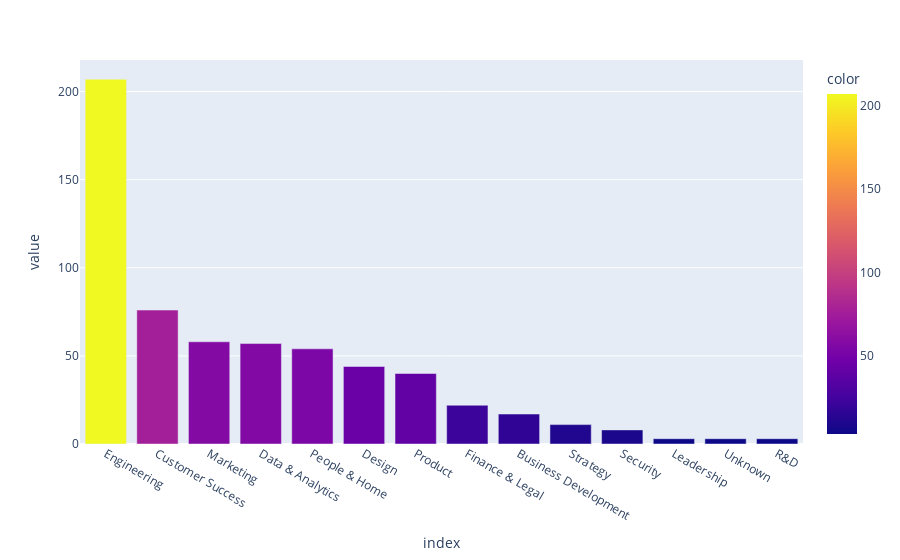

The notebook cell saved with this chart:
### Code cell
px.bar(df['Division'].value_counts(), color=df['Division'].value_counts(), color_discrete_map="identity")

### Figure 1 — Plotly figure (JSON) as saved in the notebook; plotly's stock layout.template omitted (floating-point values rounded to 4 significant figures)
{"data": [{"alignmentgroup": "True", "hovertemplate": "index=%{x}<br>value=%{y}<br>color=%{marker.color}<extra></extra>", "legendgroup": "", "marker": {"color": [207, 76, 58, 57, 54, 44, 40, 22, 17, 11, 8, 3, 3, 3], "coloraxis": "coloraxis"}, "name": "", "offsetgroup": "", "orientation": "v", "showlegend": false, "textposition": "auto", "type": "bar", "x": ["Engineering", "Customer Success", "Marketing", "Data & Analytics", "People & Home", "Design", "Product", "Finance & Legal", "Business Development", "Strategy", "Security", "Leadership", "Unknown", "R&D"], "xaxis": "x", "y": [207, 76, 58, 57, 54, 44, 40, 22, 17, 11, 8, 3, 3, 3], "yaxis": "y"}], "layout": {"barmode": "relative", "coloraxis": {"colorbar": {"title": {"text": "color"}}, "colorscale": [[0, "#0d0887"], [0.1111, "#46039f"], [0.2222, "#7201a8"], [0.3333, "#9c179e"], [0.4444, "#bd3786"], [0.5556, "#d8576b"], [0.6667, "#ed7953"], [0.7778, "#fb9f3a"], [0.8889, "#fdca26"], [1, "#f0f921"]]}, "legend": {"tracegroupgap": 0}, "margin": {"t": 60}, "xaxis": {"anchor": "y", "domain": [0, 1], "title": {"text": "index"}}, "yaxis": {"anchor": "x", "domain": [0, 1], "title": {"text": "value"}}}}
